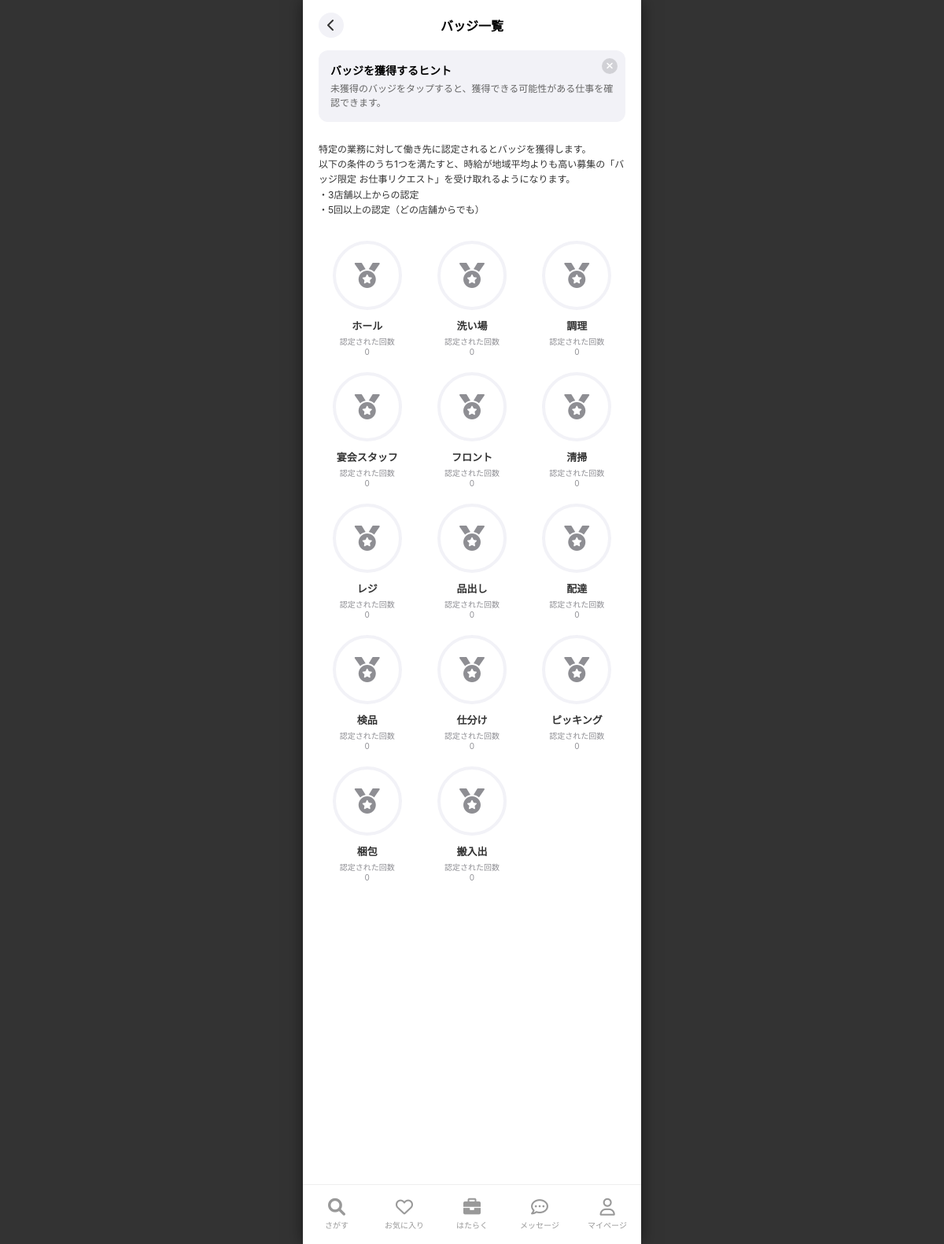
The app's page /badges/ (signed in) with its own data.
### accounts/models.py (models this page shows, shortened)
class Badge(models.Model):
    name = models.CharField("バッジ名", max_length=100)
    icon = models.ImageField("アイコン画像", upload_to='badges/', null=True, blank=True)
    description = models.TextField("説明", blank=True, null=True)

### jobs/views.py (the view)
# urls.py: path('badges/', job_views.BadgeListView.as_view(), name='badge_list'),        # ★バッジ一覧
class BadgeListView(LoginRequiredMixin, TemplateView):
    template_name = 'jobs/badge_list.html'
    def get_context_data(self, **kwargs):
        context = super().get_context_data(**kwargs)
        from accounts.models import Badge, WorkerBadge
        badges = Badge.objects.all()
        my_badges = WorkerBadge.objects.filter(worker=self.request.user.workerprofile).select_related('badge')
        my_badges_dict = {wb.badge.id: wb for wb in my_badges}
        context['badges'] = badges
        context['my_badges_dict'] = my_badges_dict
        return context

### jobs/templatetags/jobs_extras.py (called while the page is built)
@register.filter
def get_item(dictionary, key):
    return dictionary.get(key)

### jobs/templates/jobs/badge_list.html (shortened to what this page needs)
{% extends 'base_main.html' %}
{% load static %}
{% load jobs_extras %}
{% block content %}
<div class="badge-container">
    <div class="header-bar">
        <a href="{% url 'mypage' %}" class="back-btn"><i class="fa-solid fa-chevron-left"></i></a>
        <div class="page-title">バッジ一覧</div>
    </div>
    <div class="hint-box" id="hintBox">
        <div class="hint-close" onclick="document.getElementById('hintBox').style.display='none'"><i
                class="fa-solid fa-xmark"></i></div>
        <div class="hint-title">バッジを獲得するヒント</div>
        <div class="hint-text">
            未獲得のバッジをタップすると、獲得できる可能性がある仕事を確認できます。
        </div>
    </div>
    <div class="description-text">
        特定の業務に対して働き先に認定されるとバッジを獲得します。<br>
        以下の条件のうち1つを満たすと、時給が地域平均よりも高い募集の「バッジ限定 お仕事リクエスト」を受け取れるようになります。<br>
        ・3店舗以上からの認定<br>
        ・5回以上の認定（どの店舗からでも）
    </div>
    <div class="badge-grid">
        {% for badge in badges %}
        {% with my_badge=my_badges_dict|get_item:badge.id %}
        <div class="badge-item {% if my_badge and my_badge.is_obtained %}obtained{% endif %}">
            <div class="badge-icon-wrapper">
                {% if badge.icon %}
                <img src="{{ badge.icon.url }}" alt="{{ badge.name }}"
                    style="width:50%; height:50%; object-fit:contain; opacity: {% if my_badge and my_badge.is_obtained %}1{% else %}0.5{% endif %};">
                {% else %}
                <i class="fa-solid fa-medal badge-icon"></i>
                {% endif %}
            </div>
            <div class="badge-name">{{ badge.name }}</div>
            <div class="badge-count">
                認定された回数<br>
                {{ my_badge.certified_count|default:0 }}
            </div>
        </div>
        {% endwith %}
        {% endfor %}
    </div>
</div>
{% endblock %}

### templates/base_main.html (style rules this page uses)
:root { --timee-yellow: #FFD700; --ios-blue: #007AFF; --bg-gray: #F8F8F8; }
body, html { margin: 0; padding: 0; height: 100%; width: 100%; background-color: #333; display: flex; justify-content: center; align-items: center; overflow: hidden; font-family: -apple-system, sans-serif; }

### jobs/templates/jobs/badge_list.html (style rules this page uses)
.badge-container { padding: 20px; background: white; min-height: 100vh; }
.header-bar { display: flex; align-items: center; justify-content: center; position: relative; margin-bottom: 20px; }
.back-btn { position: absolute; left: 0; width: 32px; height: 32px; background: #F2F2F7; border-radius: 50%; display: flex; align-items: center; justify-content: center; color: #333; text-decoration: none; }
.page-title { font-weight: bold; font-size: 16px; }
.hint-box { background: #F2F2F7; border-radius: 12px; padding: 15px; position: relative; margin-bottom: 25px; }
.hint-title { font-weight: bold; font-size: 14px; margin-bottom: 5px; }
.hint-text { font-size: 12px; color: #666; line-height: 1.5; }
.hint-close { position: absolute; top: 10px; right: 10px; background: #D1D1D6; color: white; width: 20px; height: 20px; border-radius: 50%; display: flex; align-items: center; justify-content: center; font-size: 12px; cursor: pointer; }
.description-text { font-size: 12px; color: #333; line-height: 1.6; margin-bottom: 30px; }
.badge-grid { display: grid; grid-template-columns: repeat(3, 1fr); gap: 20px 10px; }
.badge-item { display: flex; flex-direction: column; align-items: center; text-align: center; }
.badge-icon-wrapper { width: 80px; height: 80px; border-radius: 50%; border: 4px solid #F2F2F7; display: flex; align-items: center; justify-content: center; margin-bottom: 10px; position: relative; }
.badge-icon { font-size: 32px; color: #8E8E93; }
.badge-name { font-weight: bold; font-size: 13px; margin-bottom: 3px; color: #333; }
.badge-count { font-size: 10px; color: #8E8E93; }

### records on screen
Badge: name "ホール", certified_count "0"
Badge: name "洗い場", certified_count "0"
Badge: name "調理", certified_count "0"
Badge: name "宴会スタッフ", certified_count "0"
Badge: name "フロント", certified_count "0"
Badge: name "清掃", certified_count "0"
Badge: name "レジ", certified_count "0"
Badge: name "品出し", certified_count "0"
Badge: name "配達", certified_count "0"
Badge: name "検品", certified_count "0"
Badge: name "仕分け", certified_count "0"
Badge: name "ピッキング", certified_count "0"
Badge: name "梱包", certified_count "0"
Badge: name "搬入出", certified_count "0"
